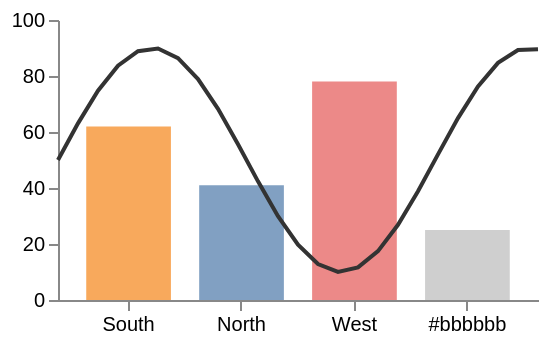

Here is the Vega-Lite specification saved for this chart:
### Vega specification from a JSON file in a GitHub repository (floating-point values rounded to 4 significant figures)
{"$schema": "https://vega.github.io/schema/vega/v6.json", "description": "A curve drawn from a sequence with no data behind it, over bars whose labels and colours are joined in from a second dataset by lookup.", "width": 240, "height": 140, "padding": 5, "data": [{"name": "names", "values": [{"id": "n", "label": "North", "tone": "#4c78a8"}, {"id": "s", "label": "South", "tone": "#f58518"}, {"id": "e", "label": "East", "tone": "#54a24b"}, {"id": "w", "label": "West", "tone": "#e45756"}]}, {"name": "bars", "values": [{"k": "s", "v": 62}, {"k": "n", "v": 41}, {"k": "w", "v": 78}, {"k": "x", "v": 25}], "transform": [{"type": "lookup", "from": "names", "key": "id", "fields": ["k"], "values": ["label", "tone"], "as": ["name", "colour"], "default": "#bbbbbb"}]}, {"name": "curve", "transform": [{"type": "sequence", "start": 0, "stop": 100, "step": 4, "as": "t"}, {"type": "formula", "expr": "50 + 40 * sin(datum.t / 12)", "as": "y"}]}], "scales": [{"name": "x", "type": "band", "domain": {"data": "bars", "field": "name"}, "range": "width", "padding": 0.25}, {"name": "t", "type": "linear", "domain": {"data": "curve", "field": "t"}, "range": "width", "zero": false}, {"name": "y", "type": "linear", "domain": [0, 100], "range": "height"}], "axes": [{"orient": "bottom", "scale": "x"}, {"orient": "left", "scale": "y", "tickCount": 4}], "marks": [{"type": "rect", "from": {"data": "bars"}, "encode": {"enter": {"x": {"scale": "x", "field": "name"}, "width": {"scale": "x", "band": 1}, "y": {"scale": "y", "field": "v"}, "y2": {"scale": "y", "value": 0}, "fill": {"field": "colour"}, "fillOpacity": {"value": 0.7}}}}, {"type": "line", "from": {"data": "curve"}, "encode": {"enter": {"x": {"scale": "t", "field": "t"}, "y": {"scale": "y", "field": "y"}, "stroke": {"value": "#333333"}, "strokeWidth": {"value": 2}}}}]}
